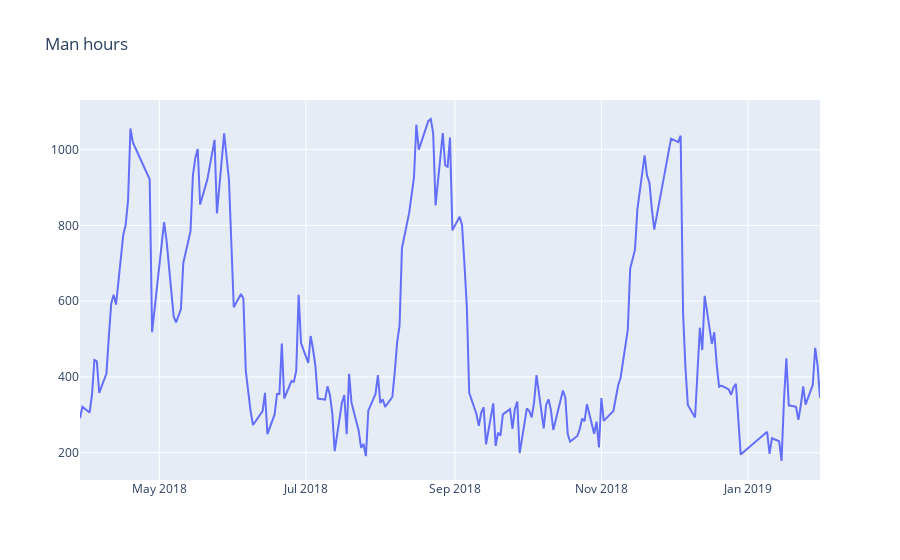

The cell this chart's notebook holds for it:
### Code cell
# Рубим квантили (можно попробовать их просто сдвинуть ближе к среднему)
new_df = dataset[(dataset['manHours'] > lower_bound.item()) & (dataset['manHours'] < higher_bound.item())]
plotly_df(new_df, 'manHours',title = "Man hours")

### Figure 1 — Plotly figure (JSON) as saved in the notebook; plotly's stock layout.template omitted (floating-point values rounded to 4 significant figures; data arrays with more than 128 entries replaced by an {"elided": "..."} marker saying what was removed)
{"data": [{"mode": "lines", "name": "manHours", "type": "scatter", "x": {"elided": "198 str values"}, "y": {"elided": "198 int values"}}], "layout": {"title": {"text": "Man hours"}}}
